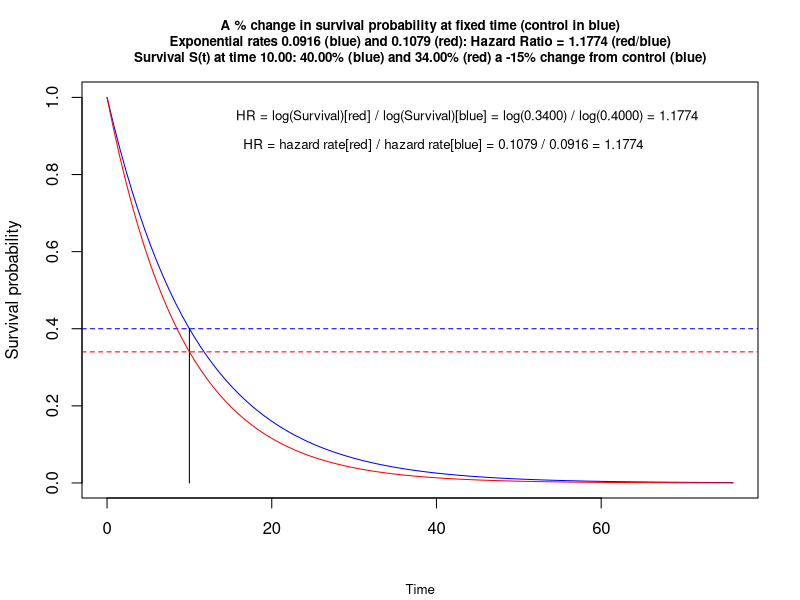
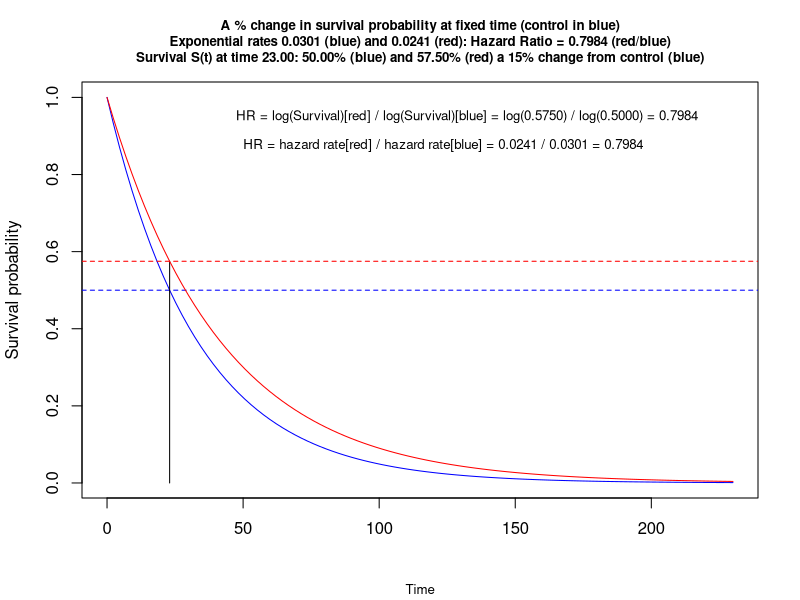
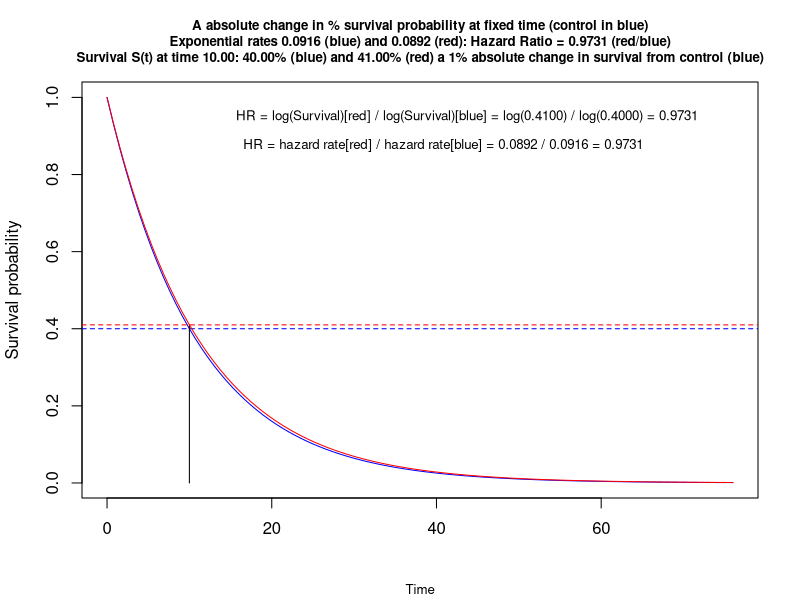
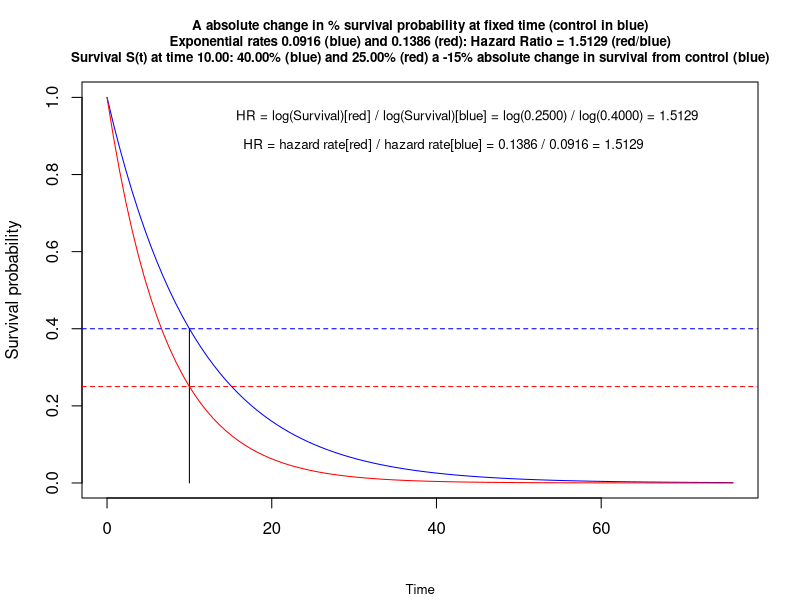
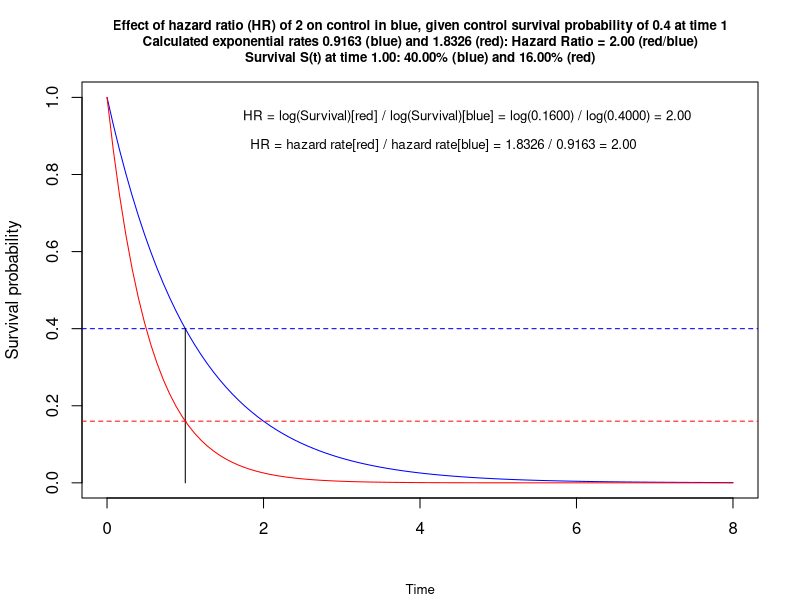
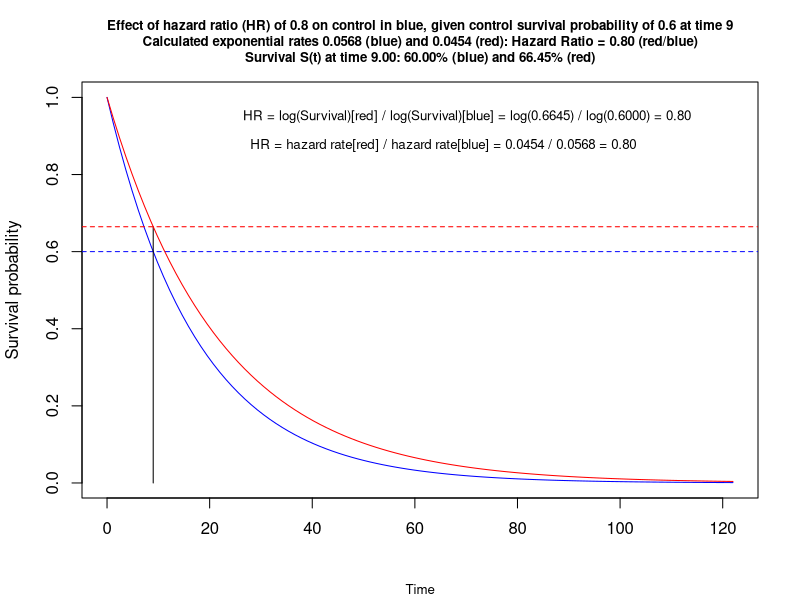
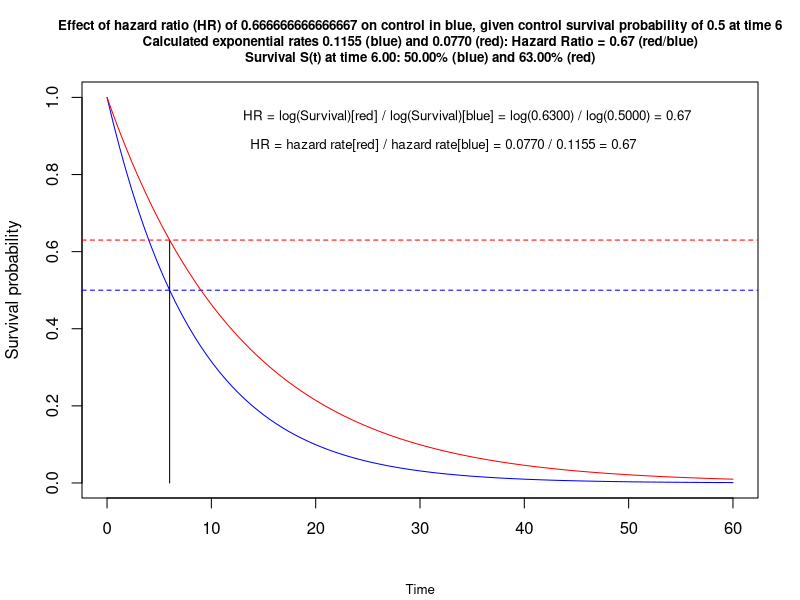
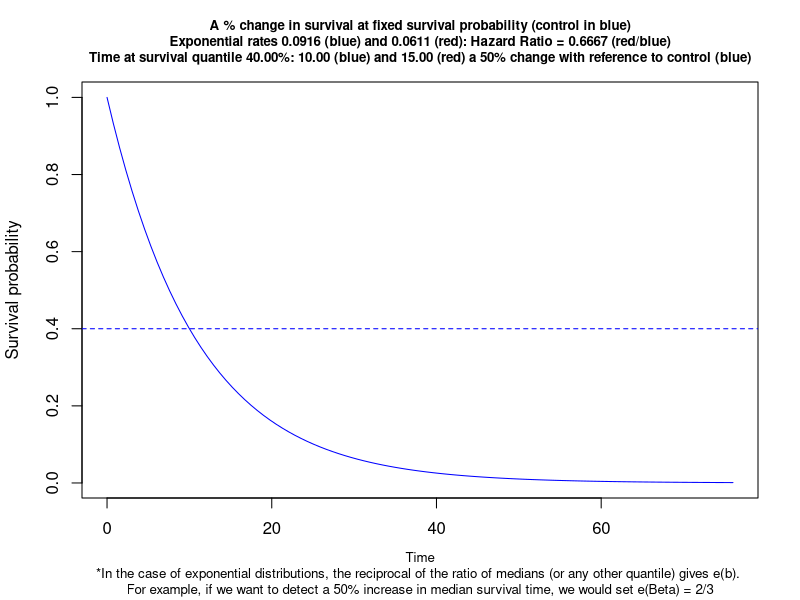

The R script that drew these images, in order: (Note: this script raises an error after producing the figures.)


#@@@@@@@@@@@@@@@@@@@@@@@@@@@@@@@@@@@@@@@@@@@@@@@@@@@@@@@@@@@@@@@@@@@@@@@@@@@@@@@@@@@@@@@@@@@@@@@@@@@@@@
# A suite of functions to visualize two survival curves assuming exponential distributions
# JUNE 2021
#@@@@@@@@@@@@@@@@@@@@@@@@@@@@@@@@@@@@@@@@@@@@@@@@@@@@@@@@@@@@@@@@@@@@@@@@@@@@@@@@@@@@@@@@@@@@@@@@@@@@@@


rm(list=ls())
# rounding functions
p2 <- function(x) {formatC(x, format="f", digits=2)}
p3 <- function(x) {formatC(x, format="f", digits=3)}
p4 <- function(x) {formatC(x, format="f", digits=4)}

# https://stackoverflow.com/questions/3245862/format-numbers-to-significant-figures-nicely-in-r
formatz <- function(x){
  
  if (!is.na(x)  ) {
    
    formatC(signif(x,digits=5), digits=5,format="fg", flag="#",big.mark=",")
    
  }
  
}

formatz0 <- function(x){
  sprintf(x, fmt = '%s')  
}
formatz1 <- function(x){
  sprintf(x, fmt = '%#.1f')  
}
formatz2 <- function(x){
  sprintf(x, fmt = '%#.2f')  
}
formatz00 <- function(x){
  round(x,0) 
}
formatz4 <- function(x){
  sprintf(x, fmt = '%#.4f')  
}

#@@@@@@@@@@@@@@@@@@@@@@@@@@@@@@@@@@@@@@@@@@@@@@@@@@@@@@@@@@@@@@@@@@@@@@@@@@@@@@@@@@@@@@@@@@@@@@@@@@@@@@
##THIS IS ADAPTED FROM  https://stattools.crab.org/R/Survival_Converter.html

# Converts survival proportion and hazard rate to time t. 
# Converts survival proportion at time t to a hazard rate.
# Converts survival proportion at time t to a hazard rate.

SF <- function(find, p_survival,  hazard_rate, time) {
  
  
  if (find == "Surv time") {
    
    time = -(log(p_survival)) / hazard_rate
    time = round(time, digits = 3)
    
    res<- paste0("Assuming an exponential distribution, a hazard rate of ",hazard_rate," and a a survival proportion of ",p_survival," dictates a survival time of ",time )
    
  } else if (find == "Survival probability") {
    
    survival = exp(-time * hazard_rate)
    survival = round(survival, digits = 3)
    
    res <- paste0("Assuming an exponential distribution, a hazard rate of ",hazard_rate," at time ",time," dictates a survival probability of ",survival)
    
  } else if (find == "Hazard_Rate") { 
    
    hazard = -(log(p_survival)) / time
    hazard = round(hazard, digits = 3)
    
    res <- paste0("Assuming an exponential distribution, a survival proportion of ",p_survival," at time ",time," dictates a hazard rate of ",hazard)
  }
  
  return(res)
} 


# bullet 1 find time given survival probability and hazard
SF(find="Surv time",             p_survival=.5,  hazard_rate=2) 

# 4th, find survival prob given time and hazard
SF(find="Survival probability",  hazard_rate=2, time=0.347) 

# bullet 1 and 2 find hazard given survival probability and time
SF(find="Hazard_Rate",           p_survival=.5,  time=0.347) 
#@@@@@@@@@@@@@@@@@@@@@@@@@@@@@@@@@@@@@@@@@@@@@@@@@@@@@@@@@@@@@@@@@@@@@@@@@@@@@@@@@@@@@@@@@@@@@@@@@@@@@@


#@@@@@@@@@@@@@@@@@@@@@@@@@@@@@@@@@@@@@@@@@@@@@@@@@@@@@@@@@@@@@@@@@@@@@@@@@@@@@@@@@@@@@@@@@@@@@@@@@@@@
# function 1 to plot % change in survival 
# you are given a percentile and time t, then you are given a % change in survival at time t
#@@@@@@@@@@@@@@@@@@@@@@@@@@@@@@@@@@@@@@@@@@@@@@@@@@@@@@@@@@@@@@@@@@@@@@@@@@@@@@@@@@@@@@@@@@@@@@@@@@@@# 

# blue control
# red treatment

survplot1 <- function( CSurvProp=.4, time1=1, surv.perc.change.improvement=5 ) {  #
  
    #~~~~~~~~~~~~~~~~~~~~~~~~~~~~~~~~~~~~~~~~~~~~~~~~~~~~~~~~~~~~~~~~~~~~~~~~~~~~~~
    # function to plot weibull distribution, shape will always be 1 for exponential
    zp <- function(x, shape, scale)
    pweibull(x, shape=shape, scale=scale, lower.tail=F)
    #~~~~~~~~~~~~~~~~~~~~~~~~~~~~~~~~~~~~~~~~~~~~~~~~~~~~~~~~~~~~~~~~~~~~~~~~~~~~~~
    # control group
    #~~~~~~~~~~~~~~~~~~~~~~~~~~~~~~~~~~~~~~~~~~~~~~~~~~~~~~~~~~~~~~~~~~~~~~~~~~~~~~
    p <-  CSurvProp                                      # percentile survival
    lambda <- -(log(p))/time1                            # constant hazard in control group
    #~~~~~~~~~~~~~~~~~~~~~~~~~~~~~~~~~~~~~~~~~~~~~~~~~~~~~~~~~~~~~~~~~~~~~~~~~~~~~~
    # now the treated group
    #~~~~~~~~~~~~~~~~~~~~~~~~~~~~~~~~~~~~~~~~~~~~~~~~~~~~~~~~~~~~~~~~~~~~~~~~~~~~~~
    i <- 1 + surv.perc.change.improvement/100            # convert % to multiplication factor
    p2 <- (p*i)                                          # apply factor, hypothesized percentile survival in treatment
    p2 <- ifelse(p2>=1, 0.99, p2)                        # ensure within 0-1
    p2 <- ifelse(p2<=0, 0.01, p2)                        # ensure within 0-1
    
    lambda2 <- -log(p2)/time1                            # constant hazard in treatment grp
    
    hr <- lambda2/lambda                                 # hazard ratio, treat / ctrl
    
    surv2 <- 1 - exp(-lambda* time1* hr )                # e^-lambda*t, not used!
    #~~~~~~~~~~~~~~~~~~~~~~~~~~~~~~~~~~~~~~~~~~~~~~~~~~~~~~~~~~~~~~~~~~~~~~~~~~~~~~
    # plotting 
    #~~~~~~~~~~~~~~~~~~~~~~~~~~~~~~~~~~~~~~~~~~~~~~~~~~~~~~~~~~~~~~~~~~~~~~~~~~~~~~
    end <- ceiling(-(log(1-.999)/ lambda))               # for plotting out to 999th percentile
    
    curve(zp(x, shape=1, scale=1/lambda), from=0, to=end, 
          main=paste0("A % change in survival probability at fixed time (control in blue)\n Exponential rates ",
                      formatz4(lambda),         " (blue) and ",
                      formatz4(lambda2),        " (red): Hazard Ratio = ",
                      formatz4(hr), " (red/blue) \nSurvival S(t) at time ",
                      formatz2(time1),             ": ",
                      formatz2(p*100),          "% (blue) and ", 
                      formatz2((p2)*100 ), "% (red) a ",surv.perc.change.improvement, "% change from control (blue)"), 
          cex.main = .8,
          ylab='Survival probability', xlab='', col="blue", 
          sub= "Time" ,  cex.sub=.8)
    #~~~~~~~~~~~~~~~~~~~~~~~~~~~~~~~~~~~~~~~~~~~~~~~~~~~~~
    abline(h=p , col='blue' , lty=2)                 # line showing survival percentile in ctrl
    pp <- ifelse(p<p2,p2,p)                          # v line extends to higher curve
    lines(c(time1 ,time1), c(0 , pp) , col='black')  # vertical line
    #~~~~~~~~~~~~~~~~~~~~~~~~~~~~~~~~~~~~~~~~~~~~~~~~~~~~~
    curve(zp(x, shape=1, scale=1/lambda2), from=0, to=end,     
    ylab='Survival probability', xlab='Time', col="red", add=TRUE)
    abline(h=p2 , col='red' , lty=2)                 #  line showing survival percentile in treat
    #~~~~~~~~~~~~~~~~~~~~~~~~~~~~~~~~~~~~~~~~~~~~~~~~~~~~~
    text(x = end*.575, y = .95,  
         paste0("HR = log(Survival)[red] / log(Survival)[blue] = log(",
                formatz4(p2),                   ") / log(",
                formatz4(p),                 ") = ", 
                formatz4( log(p2)/log(p) ), ""),   # treat/ctrl
         col = "black", 
         cex = .8)
    #~~~~~~~~~~~~~~~~~~~~~~~~~~~~~~~~~~~~~~~~~~~~~~~~~~~~~
    text(x = end*.537, y = .875,  
         paste0(expression("HR = hazard rate[red] / hazard rate[blue] = "),  # treat / ctrl
                formatz4(lambda2),         " / ",
                formatz4(lambda),        " = ",
                formatz4(hr), ""
         ),
         col = "black", 
         cex = .8)
    #~~~~~~~~~~~~~~~~~~~~~~~~~~~~~~~~~~~~~~~~~~~~~~~~~~~~~
    
}
    

survplot1(  CSurvProp=.4, time1=10, surv.perc.change.improvement=-15 ) # %15 worse, red lower

# checking
SF(find="Surv time",             p_survival=.4,  hazard_rate=.0916) 
SF(find="Survival probability",  hazard_rate=.1079, time=10) 
SF(find="Hazard_Rate",           p_survival=.34,  time=10) 
SF(find="Hazard_Rate",           p_survival=.4,  time=10) 

survplot1(  CSurvProp=.5, time1=23, surv.perc.change.improvement= 15 )    # 15% better, red higher
     
#@@@@@@@@@@@@@@@@@@@@@@@@@@@@@@@@@@@@@@@@@@@@@@@@@@@@@@@@@@@@@@@@@@@@@@@@@@@@@@@@@@@@@@@@@@@@@@@@@@@@
# function 2 plot. ARR given  prob survival at fixed time
#@@@@@@@@@@@@@@@@@@@@@@@@@@@@@@@@@@@@@@@@@@@@@@@@@@@@@@@@@@@@@@@@@@@@@@@@@@@@@@@@@@@@@@@@@@@@@@@@@@@@
# blue control, # red treatment

survplot2<- function( CSurvProp=.4, time1=1, ARR=5 ) {  #
  
  #~~~~~~~~~~~~~~~~~~~~~~~~~~~~~~~~~~~~~~~~~~~~~~~~~~~~~~~~~~~~~~~~~~~~~~~~~~~~~~
  # function to plot weibull distribution, shape will always be 1 for exponential
  zp <- function(x, shape, scale)
    pweibull(x, shape=shape, scale=scale, lower.tail=F)
  #~~~~~~~~~~~~~~~~~~~~~~~~~~~~~~~~~~~~~~~~~~~~~~~~~~~~~~~~~~~~~~~~~~~~~~~~~~~~~~
  # control group
  #~~~~~~~~~~~~~~~~~~~~~~~~~~~~~~~~~~~~~~~~~~~~~~~~~~~~~~~~~~~~~~~~~~~~~~~~~~~~~~
  p <-  CSurvProp                                      # percentile survival
  lambda <- -(log(p))/time1                            # constant hazard in control group
  #~~~~~~~~~~~~~~~~~~~~~~~~~~~~~~~~~~~~~~~~~~~~~~~~~~~~~~~~~~~~~~~~~~~~~~~~~~~~~~
  # now the treated group
  #~~~~~~~~~~~~~~~~~~~~~~~~~~~~~~~~~~~~~~~~~~~~~~~~~~~~~~~~~~~~~~~~~~~~~~~~~~~~~~
  p2 <- (p+ARR/100)                                        # apply factor, hypothesized percentile survival in treatment
  p2 <- ifelse(p2>=1, 0.99, p2)                        # ensure within 0-1
  p2 <- ifelse(p2<=0, 0.01, p2)                        # ensure within 0-1
  
  lambda2 <- -log(p2)/time1                            # constant hazard in treatment grp
  
  hr <- lambda2/lambda                                 # hazard ratio, treat / ctrl
  
  surv2 <- 1 - exp(-lambda* time1* hr )                # e^-lambda*t, not used!
  #~~~~~~~~~~~~~~~~~~~~~~~~~~~~~~~~~~~~~~~~~~~~~~~~~~~~~~~~~~~~~~~~~~~~~~~~~~~~~~
  # plotting 
  #~~~~~~~~~~~~~~~~~~~~~~~~~~~~~~~~~~~~~~~~~~~~~~~~~~~~~~~~~~~~~~~~~~~~~~~~~~~~~~
  end <- ceiling(-(log(1-.999)/ lambda))               # for plotting out to 999th percentile
  
  curve(zp(x, shape=1, scale=1/lambda), from=0, to=end, 
        main=paste0("A absolute change in % survival probability at fixed time (control in blue)\n Exponential rates ",
                    formatz4(lambda),         " (blue) and ",
                    formatz4(lambda2),        " (red): Hazard Ratio = ",
                    formatz4(hr), " (red/blue) \nSurvival S(t) at time ",
                    formatz2(time1),             ": ",
                    formatz2(p*100),          "% (blue) and ", 
                    formatz2((p2)*100 ), "% (red) a ",ARR, "% absolute change in survival from control (blue)"), 
        cex.main = .8,
        ylab='Survival probability', xlab='', col="blue", 
        sub= "Time" ,  cex.sub=.8)
  #~~~~~~~~~~~~~~~~~~~~~~~~~~~~~~~~~~~~~~~~~~~~~~~~~~~~~
  abline(h=p , col='blue' , lty=2)                 # line showing survival percentile in ctrl
  pp <- ifelse(p<p2,p2,p)                          # v line extends to higher curve
  lines(c(time1 ,time1), c(0 , pp) , col='black')  # vertical line
  #~~~~~~~~~~~~~~~~~~~~~~~~~~~~~~~~~~~~~~~~~~~~~~~~~~~~~
  curve(zp(x, shape=1, scale=1/lambda2), from=0, to=end,     
        ylab='Survival probability', xlab='Time', col="red", add=TRUE)
  abline(h=p2 , col='red' , lty=2)                 #  line showing survival percentile in treat
  #~~~~~~~~~~~~~~~~~~~~~~~~~~~~~~~~~~~~~~~~~~~~~~~~~~~~~
  text(x = end*.575, y = .95,  
       paste0("HR = log(Survival)[red] / log(Survival)[blue] = log(",
              formatz4(p2),                   ") / log(",
              formatz4(p),                 ") = ", 
              formatz4( log(p2)/log(p) ), ""),   # treat/ctrl
       col = "black", 
       cex = .8)
  #~~~~~~~~~~~~~~~~~~~~~~~~~~~~~~~~~~~~~~~~~~~~~~~~~~~~~
  text(x = end*.537, y = .875,  
       paste0(expression("HR = hazard rate[red] / hazard rate[blue] = "),  # treat / ctrl
              formatz4(lambda2),         " / ",
              formatz4(lambda),        " = ",
              formatz4(hr), ""
       ),
       col = "black", 
       cex = .8)
  #~~~~~~~~~~~~~~~~~~~~~~~~~~~~~~~~~~~~~~~~~~~~~~~~~~~~~
  
}

survplot2(  CSurvProp=.4, time1=10, ARR=1 ) #

survplot2(  CSurvProp=.4, time1=10, ARR=-15 ) #


#@@@@@@@@@@@@@@@@@@@@@@@@@@@@@@@@@@@@@@@@@@@@@@@@@@@@@@@@@@@@@@@@@@@@@@@@@@@@@@@@@@@@@@@@@@@@@@@@@@@@
# function 3 plot. given survival percentile, time and HR 
#@@@@@@@@@@@@@@@@@@@@@@@@@@@@@@@@@@@@@@@@@@@@@@@@@@@@@@@@@@@@@@@@@@@@@@@@@@@@@@@@@@@@@@@@@@@@@@@@@@@@
# blue control, red treatment

survplot3<- function( CSurvProp=.4, time1=1, HR=2 ) {  #
  
  #~~~~~~~~~~~~~~~~~~~~~~~~~~~~~~~~~~~~~~~~~~~~~~~~~~~~~~~~~~~~~~~~~~~~~~~~~~~~~~
  # function to plot weibull distribution, shape will always be 1 for exponential
  zp <- function(x, shape, scale)
    pweibull(x, shape=shape, scale=scale, lower.tail=F)
  #~~~~~~~~~~~~~~~~~~~~~~~~~~~~~~~~~~~~~~~~~~~~~~~~~~~~~~~~~~~~~~~~~~~~~~~~~~~~~~
  # control group
  #~~~~~~~~~~~~~~~~~~~~~~~~~~~~~~~~~~~~~~~~~~~~~~~~~~~~~~~~~~~~~~~~~~~~~~~~~~~~~~
  p <-  CSurvProp                                      # percentile survival
  lambda <- -(log(p))/time1                            # constant hazard in control group
  #~~~~~~~~~~~~~~~~~~~~~~~~~~~~~~~~~~~~~~~~~~~~~~~~~~~~~~~~~~~~~~~~~~~~~~~~~~~~~~
  # now the treated group
  #~~~~~~~~~~~~~~~~~~~~~~~~~~~~~~~~~~~~~~~~~~~~~~~~~~~~~~~~~~~~~~~~~~~~~~~~~~~~~~
  lambda2 <- HR*lambda                                 # constant hazard in treatment grp
  p2 <- exp(-lambda2* time1 )                          # same result as line below
  p2 <- exp(-lambda*  time1* HR )                      
  hr <- HR
  #~~~~~~~~~~~~~~~~~~~~~~~~~~~~~~~~~~~~~~~~~~~~~~~~~~~~~~~~~~~~~~~~~~~~~~~~~~~~~~
  # plotting 
  #~~~~~~~~~~~~~~~~~~~~~~~~~~~~~~~~~~~~~~~~~~~~~~~~~~~~~~~~~~~~~~~~~~~~~~~~~~~~~~
  end <- ceiling(-(log(1-.999)/ lambda))               # for plotting out to 999th percentile
  
  curve(zp(x, shape=1, scale=1/lambda), from=0, to=end, 
        main=paste0("Effect of hazard ratio (HR) of " ,HR," on control in blue, given control survival probability of ",CSurvProp," at time ",time1, "\n Calculated exponential rates ",
                    formatz4(lambda),         " (blue) and ",
                    formatz4(lambda2),        " (red): Hazard Ratio = ",
                    formatz2(hr), " (red/blue) \nSurvival S(t) at time ",
                    formatz2(time1),             ": ",
                    formatz2(p*100),          "% (blue) and ", 
                    formatz2((p2)*100 ), "% (red)"), 
        cex.main = .8,
        ylab='Survival probability', xlab='', col="blue", 
        sub= "Time" ,  cex.sub=.8)
  #~~~~~~~~~~~~~~~~~~~~~~~~~~~~~~~~~~~~~~~~~~~~~~~~~~~~~
  abline(h=p , col='blue' , lty=2)                 # line showing survival percentile in ctrl
  pp <- ifelse(p<p2,p2,p)                          # v line extends to higher curve
  lines(c(time1 ,time1), c(0 , pp) , col='black')  # vertical line
  #~~~~~~~~~~~~~~~~~~~~~~~~~~~~~~~~~~~~~~~~~~~~~~~~~~~~~
  curve(zp(x, shape=1, scale=1/lambda2), from=0, to=end,     
        ylab='Survival probability', xlab='Time', col="red", add=TRUE)
  abline(h=p2 , col='red' , lty=2)                 #  line showing survival percentile in treat
  #~~~~~~~~~~~~~~~~~~~~~~~~~~~~~~~~~~~~~~~~~~~~~~~~~~~~~
  text(x = end*.575, y = .95,  
       paste0("HR = log(Survival)[red] / log(Survival)[blue] = log(",
              formatz4(p2),                   ") / log(",
              formatz4(p),                 ") = ", 
              formatz2( log(p2)/log(p) ), ""),   # treat/ctrl
       col = "black", 
       cex = .8)
  #~~~~~~~~~~~~~~~~~~~~~~~~~~~~~~~~~~~~~~~~~~~~~~~~~~~~~
  text(x = end*.537, y = .875,  
       paste0(expression("HR = hazard rate[red] / hazard rate[blue] = "),  # treat / ctrl
              formatz4(lambda2),         " / ",
              formatz4(lambda),        " = ",
              formatz2(hr), ""
       ),
       col = "black", 
       cex = .8)
  #~~~~~~~~~~~~~~~~~~~~~~~~~~~~~~~~~~~~~~~~~~~~~~~~~~~~~
  
}

survplot3( CSurvProp=.4, time1=1, HR=2 )  
survplot3( CSurvProp=.6, time1=9, HR=.8 )  
survplot3( CSurvProp=.5, time1=6, HR=2/3 )  


#@@@@@@@@@@@@@@@@@@@@@@@@@@@@@@@@@@@@@@@@@@@@@@@@@@@@@@@@@@@@@@@@@@@@@@@@@@@@@@@@@@@@@@@@@@@@@@@@@@@@
# function 4  plot given surv. prob, time and % change in time
#@@@@@@@@@@@@@@@@@@@@@@@@@@@@@@@@@@@@@@@@@@@@@@@@@@@@@@@@@@@@@@@@@@@@@@@@@@@@@@@@@@@@@@@@@@@@@@@@@@@@
# blue control, red treatment


survplot4 <- function( CSurvProp=.4, time1=1, surv.perc.change.improvement=50 ) {  #
  
  #~~~~~~~~~~~~~~~~~~~~~~~~~~~~~~~~~~~~~~~~~~~~~~~~~~~~~~~~~~~~~~~~~~~~~~~~~~~~~~
  # function to plot weibull distribution, shape will always be 1 for exponential
  zp <- function(x, shape, scale)
    pweibull(x, shape=shape, scale=scale, lower.tail=F)
  #~~~~~~~~~~~~~~~~~~~~~~~~~~~~~~~~~~~~~~~~~~~~~~~~~~~~~~~~~~~~~~~~~~~~~~~~~~~~~~
  # control group
  #~~~~~~~~~~~~~~~~~~~~~~~~~~~~~~~~~~~~~~~~~~~~~~~~~~~~~~~~~~~~~~~~~~~~~~~~~~~~~~
  p <-  CSurvProp                                      # percentile survival
  lambda <- -(log(p))/time1                            # constant hazard in control group
  #~~~~~~~~~~~~~~~~~~~~~~~~~~~~~~~~~~~~~~~~~~~~~~~~~~~~~~~~~~~~~~~~~~~~~~~~~~~~~~
  # now the treated group
  #~~~~~~~~~~~~~~~~~~~~~~~~~~~~~~~~~~~~~~~~~~~~~~~~~~~~~~~~~~~~~~~~~~~~~~~~~~~~~~
  i <- 1 + surv.perc.change.improvement/100            # convert % to multiplication factor
  time2 <- (time1*i)                                   # apply factor, hypothesized % survival change in treatment
  lambda2 <- -log(p)/time2                             # constant hazard in treatment grp
  
  hr <- lambda2/lambda                                 # hazard ratio, treat / ctrl
  
  surv2 <- 1 - exp(-lambda* time1* hr )                # e^-lambda*t, not used!
  #~~~~~~~~~~~~~~~~~~~~~~~~~~~~~~~~~~~~~~~~~~~~~~~~~~~~~~~~~~~~~~~~~~~~~~~~~~~~~~
  # plotting 
  #~~~~~~~~~~~~~~~~~~~~~~~~~~~~~~~~~~~~~~~~~~~~~~~~~~~~~~~~~~~~~~~~~~~~~~~~~~~~~~
  end <- ceiling(-(log(1-.999)/ lambda))               # for plotting out to 999th percentile
  
  curve(zp(x, shape=1, scale=1/lambda), from=0, to=end, 
        main=paste0("A % change in survival at fixed survival probability (control in blue)\n Exponential rates ",
                    formatz4(lambda),         " (blue) and ",
                    formatz4(lambda2),        " (red): Hazard Ratio = ",
                    formatz4(hr), " (red/blue) \nTime at survival quantile ",
                    formatz2(p*100),             "%: ",
                    formatz2(time1),          " (blue) and ", 
                    formatz2(time2 ), " (red) a ",surv.perc.change.improvement, "% change with reference to control (blue)"), 
        cex.main = .8,
        ylab='Survival probability', xlab='', col="blue", 
        sub= "Time\n*In the case of exponential distributions, the reciprocal of the ratio of medians (or any other quantile) gives e(b). \nFor example, if we want to detect a 50% increase in median survival time, we would set e(Beta) = 2/3" , cex.sub=.8)
  #~~~~~~~~~~~~~~~~~~~~~~~~~~~~~~~~~~~~~~~~~~~~~~~~~~~~~
  abline(h=p , col='blue' , lty=2)                 # line showing survival percentile in ctrl
  pp <- ifelse(p<p2,p2,p)                          # v line extends to higher curve
  lines(c(time1 ,time1), c(0 , p) , col='blue', lty=2)  # vertical line
  #~~~~~~~~~~~~~~~~~~~~~~~~~~~~~~~~~~~~~~~~~~~~~~~~~~~~~
  curve(zp(x, shape=1, scale=1/lambda2), from=0, to=end,     
        ylab='Survival probability', xlab='Time', col="red", add=TRUE)
  #abline(h=p2 , col='red' , lty=2)                 #  line showing survival percentile in treat
  lines(c(time2 ,time2), c(0 , p) , col='red', lty=2)
 
  #~~~~~~~~~~~~~~~~~~~~~~~~~~~~~~~~~~~~~~~~~~~~~~~~~~~~~
  text(x = end*.575, y = .95,  
       paste0("*HR = (Survival)[blue] / (Survival)[red] = ",
              formatz4(time1),                   " / ",
              formatz4(time2),                 " = ", 
              formatz4( (time1)/(time2) ), ""),   # treat/ctrl
       col = "black", 
       cex = .8)
  #~~~~~~~~~~~~~~~~~~~~~~~~~~~~~~~~~~~~~~~~~~~~~~~~~~~~~
  text(x = end*.584, y = .875,  
       paste0(expression("HR = hazard rate[red] / hazard rate[blue] = "),  # treat / ctrl
              formatz4(lambda2),         " / ",
              formatz4(lambda),        " = ",
              formatz4(hr), ""
       ),
       col = "black", 
       cex = .8)
  #~~~~~~~~~~~~~~~~~~~~~~~~~~~~~~~~~~~~~~~~~~~~~~~~~~~~~
  
}


survplot4(  CSurvProp=.4, time1=10, surv.perc.change.improvement=50 ) # 
survplot4(  CSurvProp=.4, time1=10, surv.perc.change.improvement=-50 ) #  
 

# Reproduce Nquery example 
# “Using an unstratified log-rank test at the one-sided 2.5% significance level, a 
# total of 282 events would allow 92.6% power to demonstrate a 33% risk reduction
# (hazard ratio for RAD/placebo of about 0.67, as calculated from an anticipated 
#   50% increase in median PFS, from 6 months in placebo arm to 9 months in the RAD001 arm).
# With a uniform accrual of approximately 23 patients per month over 74 weeks and a minimum 
# follow up of 39 weeks, a total of 352 patients would be required to obtain 282 PFS events,
# assuming an exponential progression-free survival distribution with a median of 6 months 
# in the Placebo arm and of 9 months in RAD001 arm. With an estimated 10% lost to follow up patients, 
# a total sample size of 392 patients should be randomized.”


survplot4(  CSurvProp=.5, time1=6, surv.perc.change.improvement=50 ) 

#@@@@@@@@@@@@@@@@@@@@@@@@@@@@@@@@@@@@@@@@@@@@@@@@@@@@@@@@@@@@@@@@@@@@@@@@@@@@@@@@@@@@@@@@@@@@@@@@@@@@@@@
#@@@@@@@@@@@@@@@@@@@@@@@@@@@@@@@@@@@@@@@@@@@@@@@@@@@@@@@@@@@@@@@@@@@@@@@@@@@@@@@@@@@@@@@@@@@@@@@@@@@@
# function 5  plot given surv. prob, time and ansolute change in time
#@@@@@@@@@@@@@@@@@@@@@@@@@@@@@@@@@@@@@@@@@@@@@@@@@@@@@@@@@@@@@@@@@@@@@@@@@@@@@@@@@@@@@@@@@@@@@@@@@@@@
#@@@@@@@@@@@@@@@@@@@@@@@@@@@@@@@@@@@@@@@@@@@@@@@@@@@@@@@@@@@@@@@@@@@@@@@@@@@@@@@@@@@@@@@@@@@@@@@@@@@@@@@

# blue control
# red treatment

survplot5 <- function( CSurvProp=.4, time1=1, AAR=50 ) {  #
  
  #~~~~~~~~~~~~~~~~~~~~~~~~~~~~~~~~~~~~~~~~~~~~~~~~~~~~~~~~~~~~~~~~~~~~~~~~~~~~~~
  # function to plot weibull distribution, shape will always be 1 for exponential
  zp <- function(x, shape, scale)
    pweibull(x, shape=shape, scale=scale, lower.tail=F)
  #~~~~~~~~~~~~~~~~~~~~~~~~~~~~~~~~~~~~~~~~~~~~~~~~~~~~~~~~~~~~~~~~~~~~~~~~~~~~~~
  # control group
  #~~~~~~~~~~~~~~~~~~~~~~~~~~~~~~~~~~~~~~~~~~~~~~~~~~~~~~~~~~~~~~~~~~~~~~~~~~~~~~
  p <-  CSurvProp                                      # percentile survival
  lambda <- -(log(p))/time1                            # constant hazard in control group
  #~~~~~~~~~~~~~~~~~~~~~~~~~~~~~~~~~~~~~~~~~~~~~~~~~~~~~~~~~~~~~~~~~~~~~~~~~~~~~~
  # now the treated group
  #~~~~~~~~~~~~~~~~~~~~~~~~~~~~~~~~~~~~~~~~~~~~~~~~~~~~~~~~~~~~~~~~~~~~~~~~~~~~~~
#  i <- 1 + surv.perc.change.improvement/100           # hyp time
  time2 <- (time1+AAR)                                 # apply factor, hypothesized % survival change in treatment
  lambda2 <- -log(p)/time2                             # constant hazard in treatment grp
  
  hr <- lambda2/lambda                                 # hazard ratio, treat / ctrl
  
  surv2 <- 1 - exp(-lambda* time1* hr )                # e^-lambda*t, not used!
  #~~~~~~~~~~~~~~~~~~~~~~~~~~~~~~~~~~~~~~~~~~~~~~~~~~~~~~~~~~~~~~~~~~~~~~~~~~~~~~
  # plotting 
  #~~~~~~~~~~~~~~~~~~~~~~~~~~~~~~~~~~~~~~~~~~~~~~~~~~~~~~~~~~~~~~~~~~~~~~~~~~~~~~
  end <- ceiling(-(log(1-.999)/ lambda))               # for plotting out to 999th percentile
  
  curve(zp(x, shape=1, scale=1/lambda), from=0, to=end, 
        main=paste0("An absolute change in survival at fixed survival probability (control in blue)\n Exponential rates ",
                    formatz4(lambda),         " (blue) and ",
                    formatz4(lambda2),        " (red): Hazard Ratio = ",
                    formatz4(hr), " (red/blue) \nTime at survival quantile ",
                    formatz2(p*100),             "%: ",
                    formatz2(time1),          " (blue) and ", 
                    formatz2(time2 ), " (red) a ",AAR, " unit absolute change in survival time with reference to control (blue)"), 
        cex.main = .8,
        ylab='Survival probability', xlab='', col="blue", 
        sub= "Time\n*In the case of exponential distributions, the reciprocal of the ratio of medians (or any other quantile) gives e(b). \nFor example, if we want to detect a 50% increase in median survival time, we would set e(Beta) = 2/3" , cex.sub=.8)
  #~~~~~~~~~~~~~~~~~~~~~~~~~~~~~~~~~~~~~~~~~~~~~~~~~~~~~
  abline(h=p , col='blue' , lty=2)                 # line showing survival percentile in ctrl
  pp <- ifelse(p<p2,p2,p)                          # v line extends to higher curve
  lines(c(time1 ,time1), c(0 , p) , col='blue', lty=2)  # vertical line
  #~~~~~~~~~~~~~~~~~~~~~~~~~~~~~~~~~~~~~~~~~~~~~~~~~~~~~
  curve(zp(x, shape=1, scale=1/lambda2), from=0, to=end,     
        ylab='Survival probability', xlab='Time', col="red", add=TRUE)
  #abline(h=p2 , col='red' , lty=2)                 #  line showing survival percentile in treat
  lines(c(time2 ,time2), c(0 , p) , col='red', lty=2)
  
  #~~~~~~~~~~~~~~~~~~~~~~~~~~~~~~~~~~~~~~~~~~~~~~~~~~~~~
  text(x = end*.575, y = .95,  
       paste0("*HR = (Survival)[blue] / (Survival)[red] = ",
              formatz4(time1),                   " / ",
              formatz4(time2),                 " = ", 
              formatz4( (time1)/(time2) ), ""),   # treat/ctrl
       col = "black", 
       cex = .8)
  #~~~~~~~~~~~~~~~~~~~~~~~~~~~~~~~~~~~~~~~~~~~~~~~~~~~~~
  text(x = end*.584, y = .875,  
       paste0(expression("HR = hazard rate[red] / hazard rate[blue] = "),  # treat / ctrl
              formatz4(lambda2),         " / ",
              formatz4(lambda),        " = ",
              formatz4(hr), ""
       ),
       col = "black", 
       cex = .8)
  #~~~~~~~~~~~~~~~~~~~~~~~~~~~~~~~~~~~~~~~~~~~~~~~~~~~~~
  
}


survplot5(  CSurvProp=.5, time1=6, AAR=3 ) # 
 
  
#@@@@@@@@@@@@@@@@@@@@@@@@END@@@@@@@@@@@@@@@@@@@@@@@@@@@@@@@@@@@@@@@@@@@@@@@@@@@@@@@@@@@@@@@@@@@@@@@@@























